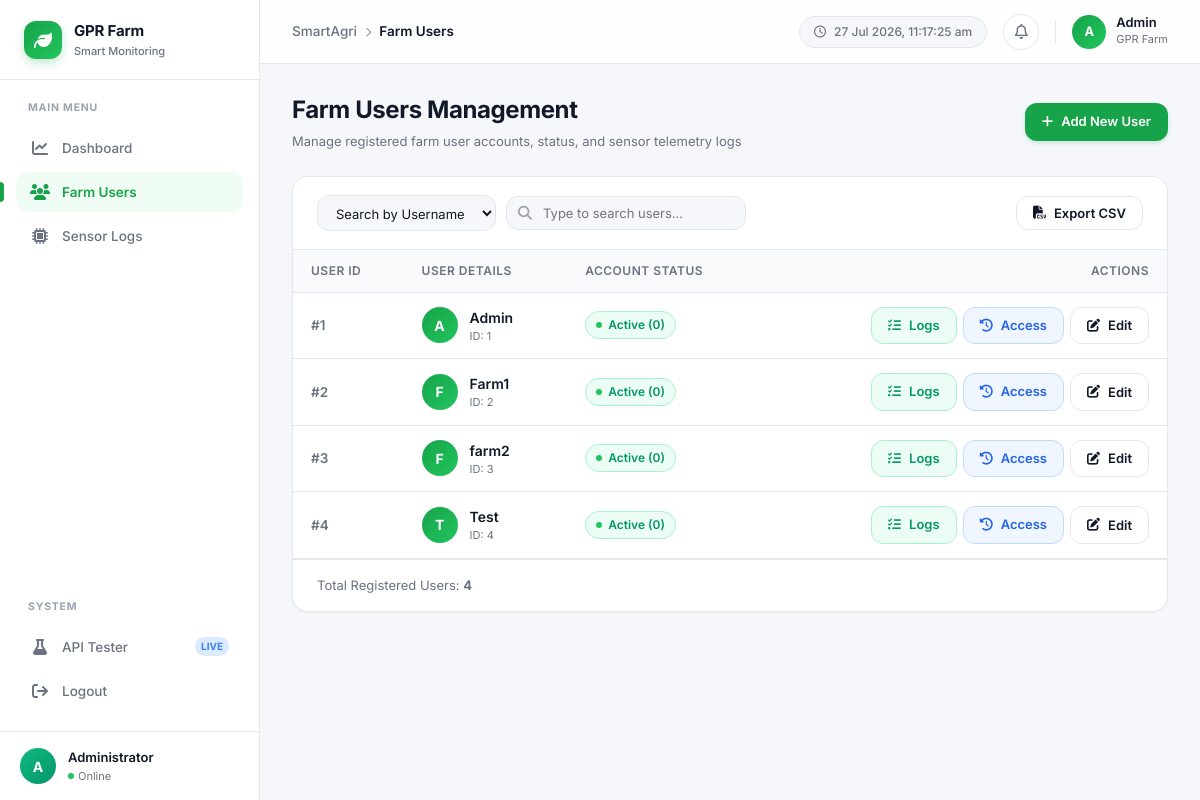
Page /admin/users.php (signed in) on the committed database.
### tables this page shows
CREATE TABLE IF NOT EXISTS `farm_users` (
  `id`         INT           NOT NULL AUTO_INCREMENT,
  `username`   VARCHAR(100)  NOT NULL,
  `email`      VARCHAR(255)  NULL DEFAULT NULL,
  `status`     TINYINT(1)    NOT NULL DEFAULT 0,
  `created_at` TIMESTAMP     NOT NULL DEFAULT CURRENT_TIMESTAMP,
  PRIMARY KEY (`id`)
);

### admin/users.php (the view, shortened to what this page needs)
<?php
$pageTitle = 'Farm Users';
$conn = getDBConnection();
$perPage     = 10;
$currentPage = max(1, (int)($_GET['page'] ?? 1));
$searchField = in_array($_GET['search_by'] ?? '', ['id','username','status']) ? $_GET['search_by'] : 'username';
$searchTerm  = trim($_GET['q'] ?? '');
$where  = '';
$params = [];
$types  = '';
$countSql  = "SELECT COUNT(*) FROM farm_users $where";
$countStmt = $conn->prepare($countSql);
$countStmt && $countStmt->execute();
$totalRecords = (int)($countStmt ? $countStmt->get_result()->fetch_row()[0] : 0);
$totalPages   = max(1, (int)ceil($totalRecords / $perPage));
$currentPage  = min($currentPage, $totalPages);
$offset       = ($currentPage - 1) * $perPage;
$sql  = "SELECT id, username, status FROM farm_users $where ORDER BY id ASC LIMIT ? OFFSET ?";
$stmt = $conn->prepare($sql);
if ($types) {
    $p   = array_merge($params, [$perPage, $offset]);
    $t   = $types . 'ii';
    $stmt->bind_param($t, ...$p);
} else {
    $stmt->bind_param('ii', $perPage, $offset);
}
$stmt->execute();
$users = $stmt->get_result()->fetch_all(MYSQLI_ASSOC);
?>
<!DOCTYPE html>
<html lang="en">
<head>
    <link rel="stylesheet" href="https://cdnjs.cloudflare.com/ajax/libs/font-awesome/6.4.0/css/all.min.css">
    <link rel="stylesheet" href="style.css">
</head>
<body>
<div class="wrapper">
    <?php include 'sidebar.php'; ?>
    <div class="main">
        <?php include 'topbar.php'; ?>
        <div class="content">
            <div class="page-header">
                <div class="page-title-wrap">
                    <h1 class="page-title">Farm Users Management</h1>
                    <p class="page-subtitle">Manage registered farm user accounts, status, and sensor telemetry logs</p>
                </div>
                <a href="add_user.php" class="btn btn-primary" id="btn-add-user">
                    <i class="fa-solid fa-plus"></i> Add New User
                </a>
            </div>
            <div class="card-table-container">
                <div class="toolbar">
                    <div class="toolbar-left">
                        <form method="GET" style="display:flex;gap:10px;align-items:center;flex-wrap:wrap;">
                            <select name="search_by" class="search-select" id="search-by-select">
                                <option value="username" <?= $searchField === 'username' ? 'selected' : '' ?>>Search by Username</option>
                            </select>
                            <div class="search-box-wrap">
                                <input type="text" name="q" class="search-input" id="search-input"
                                       value="<?= htmlspecialchars($searchTerm) ?>"
                                       placeholder="Type to search users...">
                            </div>
                        </form>
                    </div>
                    <div class="toolbar-right">
                        <button class="btn btn-secondary" onclick="exportUsersCSV()" id="btn-export-csv">
                            <i class="fa-solid fa-file-csv"></i> Export CSV
                        </button>
                    </div>
                </div>
                <div class="table-responsive">
                    <table class="data-table" id="users-table">
                        <thead>
                            <tr>
                                <th>User ID</th>
                                <th>User Details</th>
                                <th>Account Status</th>
                                <th style="text-align:right;">Actions</th>
                            </tr>
                        </thead>
                        <tbody>
                        <?php if (empty($users)): ?>
                            <tr><td colspan="4" style="text-align:center;color:var(--text-muted);padding:32px;">No users found matching your query.</td></tr>
                        <?php else: ?>
                            <?php foreach ($users as $u):
                                $statusActive = ((int)$u['status'] === 0);
                            ?>
                            <tr>
                                <td>
                                    <span style="font-weight:600;color:var(--text-muted);">#<?= (int)$u['id'] ?></span>
                                </td>
                                <td>
                                    <div style="display:flex;align-items:center;gap:12px;">
                                        <div class="profile-avatar" style="width:36px;height:36px;font-size:14px;">
                                            <?= strtoupper(substr($u['username'], 0, 1)) ?>
                                        </div>
                                        <div style="display:flex;flex-direction:column;">
                                            <a href="logs.php?user_id=<?= (int)$u['id'] ?>" class="user-link" style="font-weight:600;font-size:14px;">
                                                <?= htmlspecialchars($u['username']) ?>
                                            </a>
                                            <span style="font-size:11px;color:var(--text-muted);">ID: <?= (int)$u['id'] ?></span>
                                        </div>
                                    </div>
                                </td>
                                <td>
                                    <?php if ($statusActive): ?>
                                    <span class="badge badge-active">
                                        <span class="status-dot"></span> Active (0)
                                    </span>
                                    <?php else: ?>
                                    <span class="badge badge-inactive">
                                        <span class="status-dot" style="background:#ef4444;"></span> Inactive (1)
                                    </span>
                                    <?php endif; ?>
                                </td>
                                <td style="text-align:right;">
                                    <div style="display:flex;gap:6px;justify-content:flex-end;">
                                        <a href="logs.php?user_id=<?= (int)$u['id'] ?>" class="btn btn-green" id="view-logs-<?= (int)$u['id'] ?>" title="View Sensor Logs">
                                            <i class="fa-solid fa-list-check"></i> Logs
                                        </a>
                                        <a href="user_access_log.php?user_id=<?= (int)$u['id'] ?>" class="btn btn-blue" id="access-log-<?= (int)$u['id'] ?>" title="Access Telemetry">
                                            <i class="fa-solid fa-clock-rotate-left"></i> Access
                                        </a>
                                        <button onclick="openEditModal(<?= (int)$u['id'] ?>, '<?= htmlspecialchars(addslashes($u['username'])) ?>', <?= (int)$u['status'] ?>)"
                                                class="btn btn-secondary" id="edit-modal-btn-<?= (int)$u['id'] ?>" title="Edit User Modal">
                                            <i class="fa-solid fa-pen-to-square"></i> Edit
                                        </button>
                                    </div>
                                </td>
                            </tr>
                            <?php endforeach; ?>
                        <?php endif; ?>
                        </tbody>
                    </table>
                </div>
                <div class="table-footer">
                    <span class="total-records">Total Registered Users: <strong><?= $totalRecords ?></strong></span>
                </div>
            </div>
        </div>
    </div>
</div>
</body>
</html>

### admin/sidebar.php (shortened to what this page needs)
<?php
$current = basename($_SERVER['PHP_SELF'], '.php');
?>
<aside class="sidebar" id="sidebar">
    <div class="sidebar-header">
        <div class="brand-logo">
            <div class="logo-icon">
                <i class="fa-solid fa-leaf"></i>
            </div>
            <div class="brand-text">
                <span class="brand-name">GPR Farm</span>
                <span class="brand-sub">Smart Monitoring</span>
            </div>
        </div>
    </div>
    <nav class="sidebar-nav">
        <div class="nav-section">
            <span class="nav-section-title">MAIN MENU</span>
            <a href="dashboard.php" class="nav-link <?= $current === 'dashboard' ? 'active' : '' ?>">
                <i class="fa-solid fa-chart-line nav-icon"></i>
                <span class="nav-label">Dashboard</span>
            </a>
            <a href="users.php" class="nav-link <?= ($current === 'users' || $current === 'add_user' || $current === 'user_access_log') ? 'active' : '' ?>">
                <i class="fa-solid fa-users nav-icon"></i>
                <span class="nav-label">Farm Users</span>
            </a>
            <a href="logs.php" class="nav-link <?= $current === 'logs' ? 'active' : '' ?>">
                <i class="fa-solid fa-microchip nav-icon"></i>
                <span class="nav-label">Sensor Logs</span>
            </a>
        </div>
        <div class="nav-section" style="margin-top: auto;">
            <span class="nav-section-title">SYSTEM</span>
            <a href="https://grapes-diesese-render.onrender.com/api/test.html" target="_blank" class="nav-link">
                <i class="fa-solid fa-flask nav-icon"></i>
                <span class="nav-label">API Tester</span>
                <span class="nav-tag">Live</span>
            </a>
            <a href="logout.php" class="nav-link nav-logout">
                <i class="fa-solid fa-arrow-right-from-bracket nav-icon"></i>
                <span class="nav-label">Logout</span>
            </a>
        </div>
    </nav>
    <div class="sidebar-user-footer">
        <div class="user-avatar">A</div>
        <div class="user-info">
            <span class="user-name">Administrator</span>
            <span class="user-role"><span class="status-dot"></span> Online</span>
        </div>
    </div>
</aside>

### admin/topbar.php (shortened to what this page needs)
<header class="topbar">
    <div class="topbar-left">
        <div class="header-breadcrumb">
            <span class="breadcrumb-item">SmartAgri</span>
            <i class="fa-solid fa-chevron-right breadcrumb-separator"></i>
            <span class="breadcrumb-current" id="header-page-title"><?= htmlspecialchars($pageTitle ?? 'Dashboard') ?></span>
        </div>
    </div>
    <div class="topbar-right">
        <div class="topbar-clock" id="live-clock">
            <i class="fa-regular fa-clock"></i>
            <span id="clock-display">Loading...</span>
        </div>
        <div class="topbar-action-icon notification-wrapper" title="Notifications" onclick="toggleNotifications()">
            <i class="fa-regular fa-bell"></i>
        </div>
        <div class="topbar-profile">
            <div class="profile-avatar">A</div>
            <div class="profile-details">
                <span class="profile-name">Admin</span>
                <span class="profile-status">GPR Farm</span>
            </div>
        </div>
    </div>
</header>

### rows in the picture
farm_users: id "1", username "A", username "Admin", status 0 (drawn)
farm_users: id "2", username "F", username "Farm1", status 0 (drawn)
farm_users: id "3", username "F", username "farm2", status 0 (drawn)
farm_users: id "4", username "T", username "Test", status 0 (drawn)

### other values in the picture
$pageTitle "Farm Users"
$totalRecords "4"
